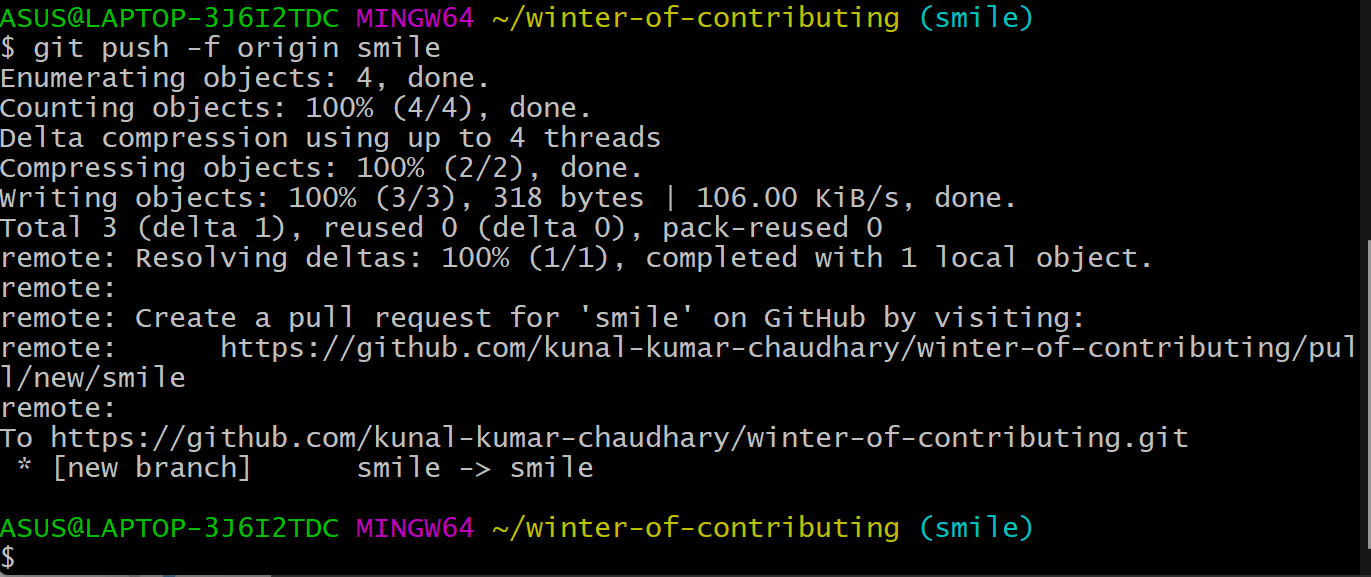
#> input picture pushing.png, 1371 x 577 px
$ python draw.py
#> lines starting #> are read from the running program, lines starting #| are printed output that depends on the picture
import cv2 as cv
import numpy as np
img = cv.imread('pushing.png')
#> img is the input picture: shape (577, 1371, 3); mean B, G, R 12.9, 14.4, 13.6
# cv.imshow('Cat', img)

blank = np.zeros((500,500,3), dtype=np.int8)
cv.imshow('Blank image', blank)

# 1. paint the image a certain color
blank[200:300, 300:400] = 0,25,0 # will produce green image
cv.imshow('Blank', blank)
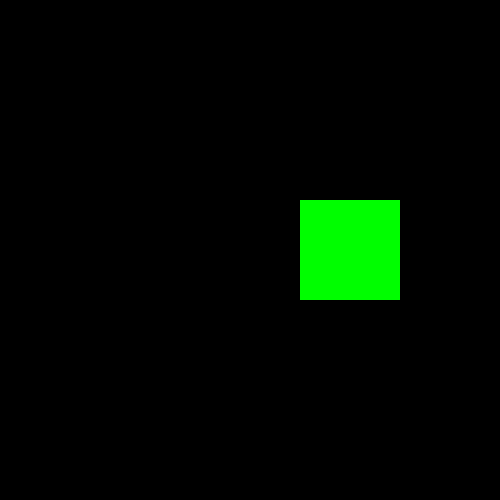
#> window 'Blank': shape (500, 500, 3) int8; mean B, G, R 0, 1, 0; drawn with min black and max white

# 2. draw a rectangle
cv.rectangle(blank, (0,0), (250,250), color=(0,255,0), thickness=cv.FILLED)
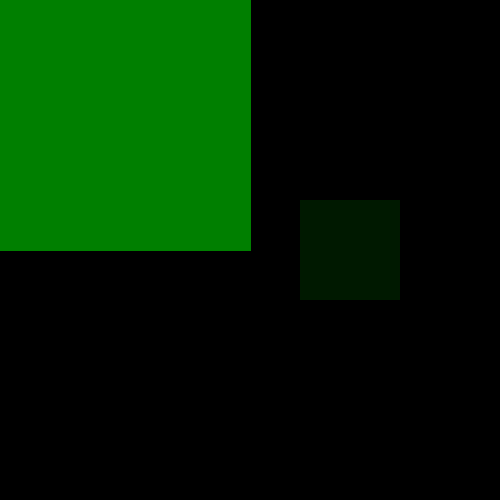
#> blank: shape (500, 500, 3) int8; mean of channels 0, 1, 2 0, 33, 0; drawn as B, G, R
cv.imshow('rectangle', blank)

# 3. Draw a circle
cv.circle(blank, (250,250), 40, color=(0,0,255), thickness=cv.FILLED)
cv.imshow('CIRCLE', blank)

# 4. Draw a line
cv.line(blank, (0,0), (250,250), color=(255,255,255), thickness=3)
cv.imshow('line', blank)

# 5. write text on a image
cv.putText(blank, 'hello', (255,255), cv.FONT_HERSHEY_TRIPLEX, 1.0, (0,255,0), 2)
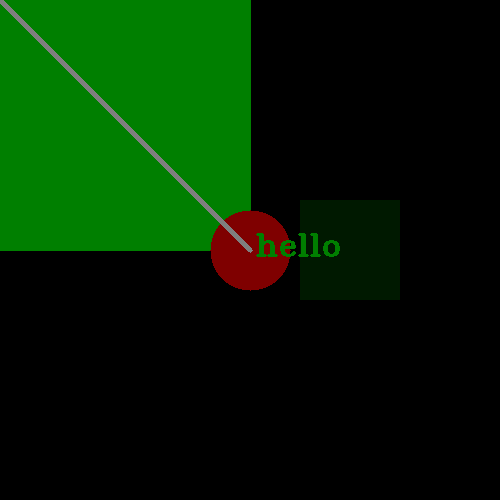
#> blank: shape (500, 500, 3) int8; mean of channels 0, 1, 2 0.9, 32.8, 3.2; drawn as B, G, R
cv.imshow('putting text', blank)

cv.waitKey(0)
